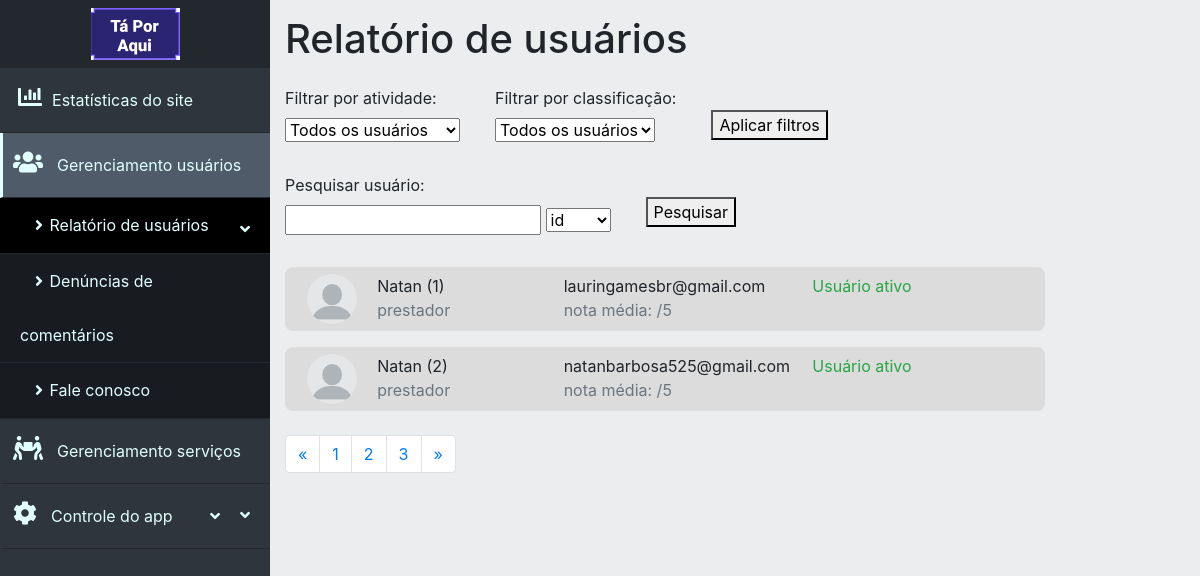
The app's page /dashboard/userManagement/userReport.php, older data.
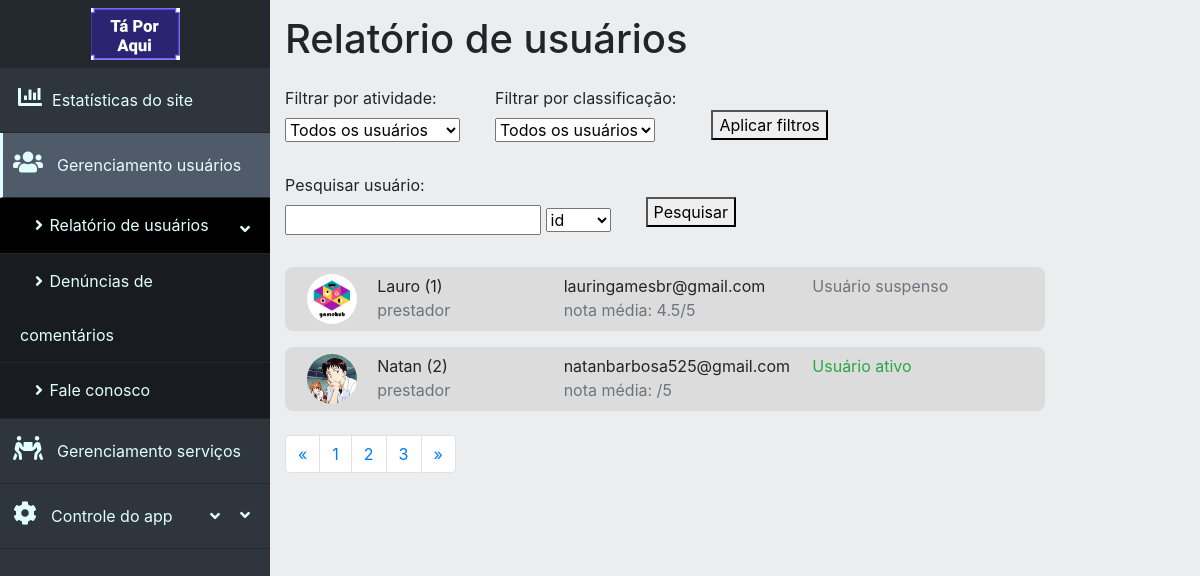
The same page, newer data.
### tables this page shows
CREATE TABLE `usuarios` (
  `id_usuario` int(11) NOT NULL,
  `nome_usuario` varchar(15) NOT NULL,
  `sobrenome_usuario` varchar(15) NOT NULL,
  `fone_usuario` varchar(20) NOT NULL,
  `email_usuario` varchar(40) NOT NULL,
  `senha_usuario` varchar(40) NOT NULL,
  `data_nasc_usuario` date NOT NULL,
  `sexo_usuario` char(1) NOT NULL,
  `classif_usuario` int(11) NOT NULL COMMENT '0 = cliente, 1 = prestador, 2 = pequeno negócio',
  `cep_usuario` char(8) NOT NULL,
  `uf_usuario` char(2) NOT NULL,
  `cidade_usuario` varchar(30) NOT NULL,
  `bairro_usuario` varchar(30) NOT NULL,
  `rua_usuario` varchar(30) NOT NULL,
  `numero_usuario` varchar(5) NOT NULL,
  `comple_usuario` varchar(20) DEFAULT NULL,
  `data_entrada_usuario` timestamp NULL DEFAULT current_timestamp(),
  `desc_usuario` text DEFAULT NULL,
  `site_usuario` varchar(40) DEFAULT NULL,
  `status_usuario` int(11) NOT NULL DEFAULT 1 COMMENT '0 = suspenso, 1 = ativo, 2 = denunciado/banido',
  `imagem_usuario` varchar(60) DEFAULT 'no_picture.jpg',
  `nota_media_usuario` decimal(2,1) DEFAULT NULL,
  `posicao_usuario` point DEFAULT NULL
);

### dashboard/assets/getData.php (called while the page is built, shortened)
<?php
class DbConnection {
    private $host = 'sql10.freemysqlhosting.net';
    private $dbname = 'sql10435599';
    private $user = 'sql10435599';
    private $password = 'buc8h6VbjS';
    public function connect(){
        try{
            $connect = new PDO(
                "mysql:host=$this->host;dbname=$this->dbname",
                "$this->user",
                "$this->password"
            );
            return $connect;
        } catch (PDOException $e){
            echo 'Não foi possivel se conectar com o servidor <br>';
            echo 'Código do erro: ' . $e->getCode() . '<br> Mensagem de erro: ' . $e->getMessage();
            exit();
        }
    }
}
class UsersListing {
    private $con;
    public function __construct(){
        $this->con = new DbConnection();
        $this->con = $this->con->connect();
    }
    public function selectAllUsers(){
        $query = "SELECT id_usuario, nome_usuario, classif_usuario, email_usuario, nota_media_usuario, status_usuario, imagem_usuario from usuarios";
        $stmt = $this->con->query($query);
        return $stmt->fetchAll(PDO::FETCH_ASSOC);
    }
}

### dashboard/userManagement/userReport.php (the view, shortened to what this page needs)
<?php
    require "../assets/getData.php";
    $usersListing = new UsersListing();
    $users = [];
    if (isset($_POST['userStatus']) || isset($_POST['userClassification'])){
        $users = $usersListing->selectFilteredUsers($_POST['userStatus'], $_POST['userClassification']);
    } else if (isset($_POST['searchInput'])){
        $users = $usersListing->selectSearchedUsers($_POST['searchInput'], $_POST['searchParam']);
    } else {
        $users = $usersListing->selectAllUsers();
    }
?>
<!DOCTYPE html>
<html lang="pt-br">
<head>
    <link rel="stylesheet" href="https://use.fontawesome.com/releases/v5.3.1/css/all.css"
>
    <link rel="stylesheet" href="../../assets/bootstrap/bootstrap-4.5.3-dist/css/bootstrap.min.css">
    <link rel="stylesheet" type="text/css" href="../style.css">
</head>
<body>
<div class="nav-side-menu">
    <div class="brand py-2"><img src="../../assets/images/dumb-brand.png" alt="logo"></div>
    <div class="menu-list">
        <ul id="menu-content" class="menu-content collapse out">
            <li>
                <a href="../index.php"><i class="fas fa-chart-bar sidebar-icon"></i> Estatísticas do site</a>
            </li>
            <li data-toggle="collapse" data-target="#gerenciamentoUsuarios" class="collapsed active">
                <div class="moreItems"><i class="fas fa-users sidebar-icon"></i> Gerenciamento usuários <span
                            class="arrow"><i class="fa fa-angle-down"></i></span></div>
            </li>
            <ul class="sub-menu collapse" id="gerenciamentoUsuarios">
                <li class="active"><a href="userReport.php"><i class="fa fa-angle-right"></i> Relatório de usuários</a>
                </li>
                <li><a href="commentComplaint.php"><i class="fa fa-angle-right"></i> Denúncias de comentários</a></li>
                <li><a href="contactReport.php"><i class="fa fa-angle-right"></i> Fale conosco</a></li>
            </ul>
            <li data-toggle="collapse" data-target="#gerenciamentoServicos" class="collapsed">
                <div class="moreItems"><i class="fas fa-people-carry sidebar-icon"></i> Gerenciamento serviços <span
                            class="arrow"><i class="fa fa-angle-down"></i></span></div>
            </li>
            <li data-toggle="collapse" data-target="#appControl" class="collapsed">
                <div class="moreItems"><i class="fas fa-cog sidebar-icon"></i> Controle do app <span class="arrow"><i
                                class="fa fa-angle-down"></i></span></div>
            </li>
        </ul>
    </div>
</div>
<div class="main" id="pagina">
    <h1>Relatório de usuários</h1>
    <form action="userReport.php" method="post">
        <div class="float-left">
            <label for="userStatus">Filtrar por atividade: </label> <br>
            <select name="userStatus" id="userStatus">
                <option value="">Todos os usuários</option>
            </select>
        </div>
        <div class="float-left">
            <label for="userFilter">Filtrar por classificação: </label> <br>
            <select name="userClassification" id="userClassification">
                <option value="">Todos os usuários</option>
            </select>
        </div>
        <br>
        <button type="submit" class="float-left">Aplicar filtros</button>
    </form>
    <form action="userReport.php" method="post">
        <div class="float-left">
            <label for="searchInput">Pesquisar usuário:</label> <br>
            <input type="text" name="searchInput" <?php if (isset($_POST['searchInput'])) {echo "value = '" . $_POST['searchInput'] . "'";}?>>
            <select name="searchParam" id="searchParam">
                <option value="id_usuario">id</option>
            </select>
        </div>
        <br>
        <button type="submit" class="float-left">Pesquisar</button>
    </form>
    <div class="row my-2">
        <div class="col-md-12 col-lg-10">
            <?php foreach ($users as $user) {?>
                <div class="listDiv row my-3" onclick="redirecionaPagina('user.php', <?=$user['id_usuario']?>)">
                    <div class="col-sm-1 mr-2 mb-3 mb-sm-0">
                        <img src="../../assets/images/users/<?=$user['imagem_usuario']?>" alt="imagem do usuário" class="userPicture">
                    </div>
                    <div class="col-sm-3 mb-3 mb-sm-0">
                        <span><?=$user['nome_usuario']?> (<?=$user['id_usuario']?>)</span> <br>
                        <span class="text-secondary"><?= $user['classif_usuario'] == 0 ? "cliente" : "prestador" ?></span>
                    </div>
                    <div class="col-sm-4 mb-3 mb-sm-0">
                        <span><?=$user['email_usuario']?></span> <br>
                        <span class="text-secondary">nota média: <?= $user['classif_usuario'] != 0 ? $user['nota_media_usuario'] : "-" ?>/5</span>
                    </div>
                    <div class="col-sm-3 mb-3 mb-sm-0">
                        <?php
                            if ($user['status_usuario'] == 0){
                                echo '<span class="text-secondary">Usuário suspenso</span> <br>';
                            } else if ($user['status_usuario'] == 1){
                                echo '<span class="text-success">Usuário ativo</span> <br>';
                            } else {
                                echo '<span class="text-danger">Usuário banido</span> <br>';
                            }
                        ?>
                    </div>
                </div>
            <?php }?>
        </div>
    </div>
    <nav aria-label="Page navigation example">
        <ul class="pagination">
            <li class="page-item">
                <a class="page-link" href="#" aria-label="Previous">
                    <span aria-hidden="true">&laquo;</span>
                </a>
            </li>
            <li class="page-item"><a class="page-link" href="#">1</a></li>
            <li class="page-item"><a class="page-link" href="#">2</a></li>
            <li class="page-item"><a class="page-link" href="#">3</a></li>
            <li class="page-item">
                <a class="page-link" href="#" aria-label="Next">
                    <span aria-hidden="true">&raquo;</span>
                </a>
            </li>
        </ul>
    </nav>
</div>
</body>
</html>

### dashboard/style.css (style rules this page uses)
body { margin: 0px; padding: 0px; background-color: #ebedef; }
.main { margin-left: 270px; padding: 15px; }
.nav-side-menu { overflow: auto; background-color: #2e353d; position: fixed; top: 0px; width: 270px; height: 100%; color: #e1ffff; }
.nav-side-menu .brand { background-color: #23282e; line-height: 50px; display: block; text-align: center; font-size: 14px; }
.nav-side-menu ul, .nav-side-menu li { list-style: none; padding: 0px; margin: 0px; line-height: 4rem; cursor: pointer; visibility: visible !important; }
.arrow { display: inline-block; padding-left: 10px; padding-right: 10px; vertical-align: middle; float: right; }
.nav-side-menu li i.sidebar-icon { margin-right: 0.6rem; font-size: 1.5em; }
.nav-side-menu ul .active, .nav-side-menu li .active { border-left: 3px solid #e1ffff; background-color: #4f5b69; }
.nav-side-menu li { padding-left: 0px; border-left: 3px solid #2e353d; border-bottom: 1px solid #23282e; }
.nav-side-menu li a { display: block; text-decoration: none; color: #e1ffff; }
.nav-side-menu li a i { padding-left: 15px; width: 20px; padding-right: 20px; }
.nav-side-menu ul .sub-menu li.active, .nav-side-menu li .sub-menu li.active { background-color: #000; }
.nav-side-menu ul .sub-menu li, .nav-side-menu li .sub-menu li { background-color: #181c20; border: none; line-height: 3.4rem; border-bottom: 1px solid #23282e; margin-left: 0px; }
.nav-side-menu li .sub-menu li a, .nav-side-menu ul .sub-menu li a { display: block; padding-left: 20px; }
.nav-side-menu ul .sub-menu li a i, .nav-side-menu li .sub-menu li a i { padding-right: 10px !important; }
.moreItems { padding: 0 10px; }
.listDiv { margin-left: 0; background-color: gainsboro; padding: 7px; border-radius: 8px; }
.userPicture { width: 50px; height: 50px; object-fit: cover; border-radius: 50%; }
@media (min-width: 992px) { .nav-side-menu .menu-list .menu-content { display: block; } }
.float-left { margin-right: 35px; margin-top: 15px; }

Row changes from the older to the newer data that the page shows:
changed usuarios "lauringamesbr@gmail.com": imagem_usuario: picture added in place of a placeholder; nome_usuario "Natan" → "Lauro"; nota_media_usuario (not shown) → "4.5"; status_usuario "Usuário ativo" → "Usuário suspenso"
changed usuarios "Natan": imagem_usuario: picture added in place of a placeholder
